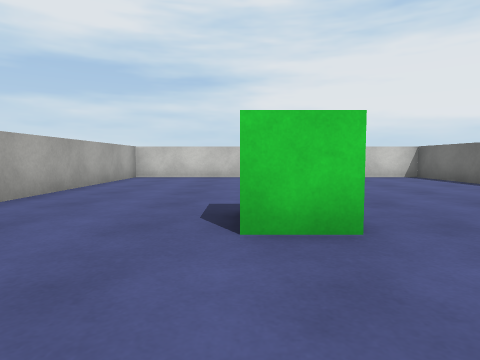
[1] (above)

24 first-person views from a walk through a scene from a Unity 3-D project. The camera is 0.62 m above the floor, tilts 4° down and sees 75° across. The floor is counted in squares, 1 m on a side. Each view is taken from the middle of a square. On the plan, view 1 faces up. The plan holds only what a view shows up to about 9 squares ahead; the rest is blank. The place goes on beyond the plan. Surface patterns are stand-ins for the level's own textures.

[2]
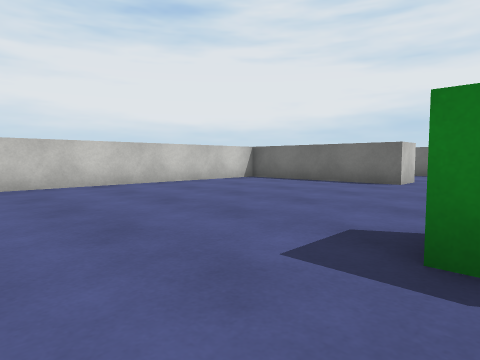

[3]
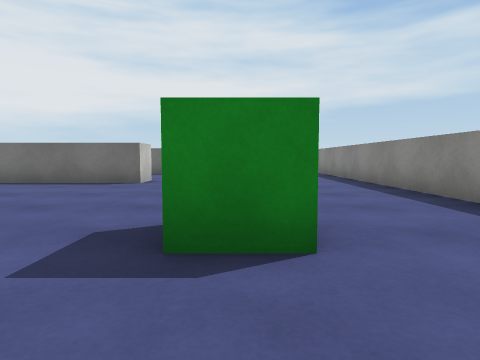

[4]
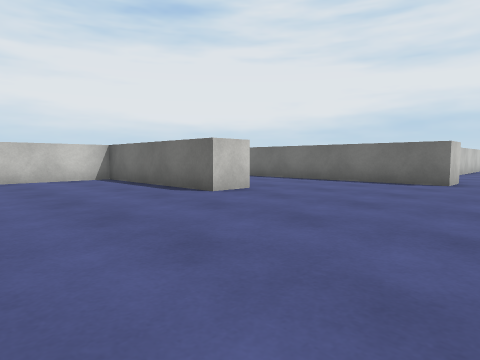

[5]
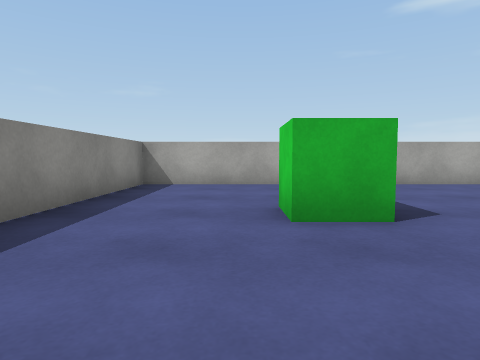

[6]
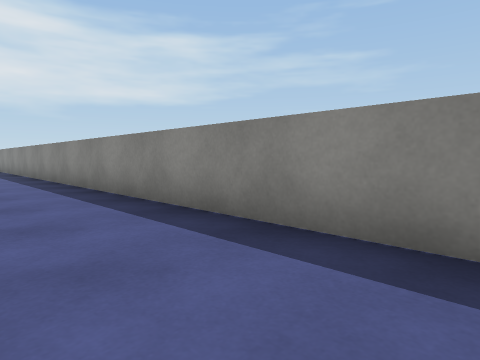

[7]
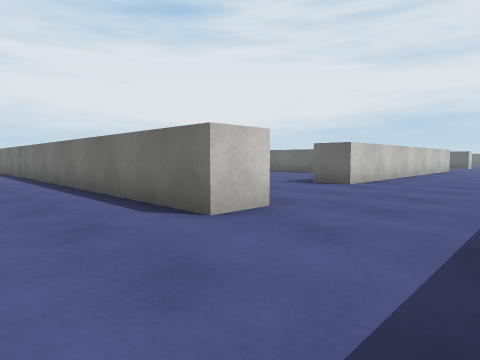

[8]
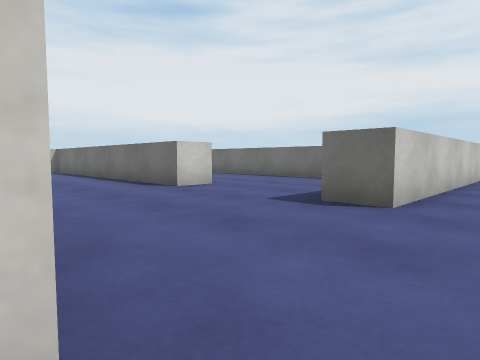

[9]
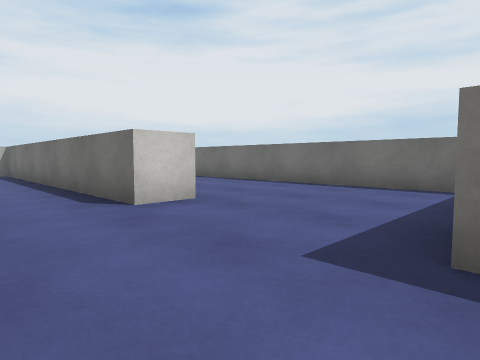

[10]
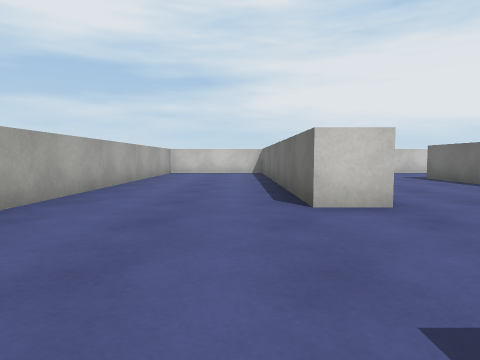

[11]
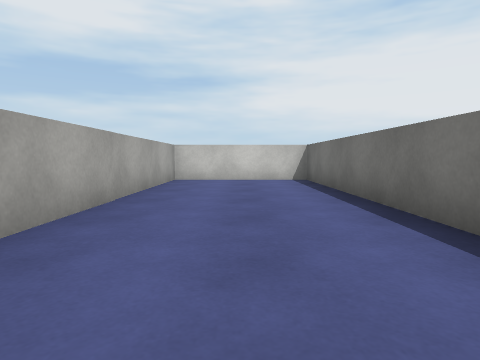

[12]
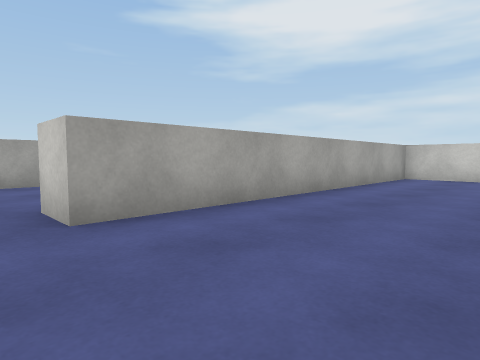

[13]
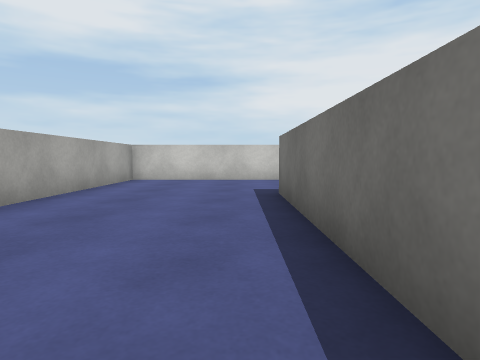

[14]
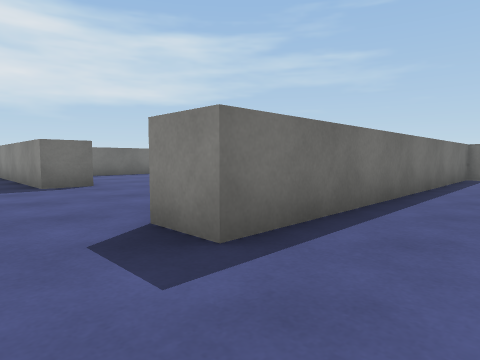

[15]
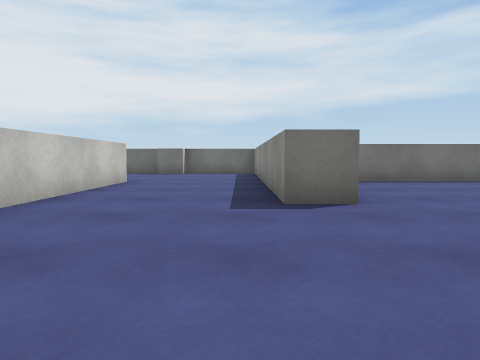

[16]
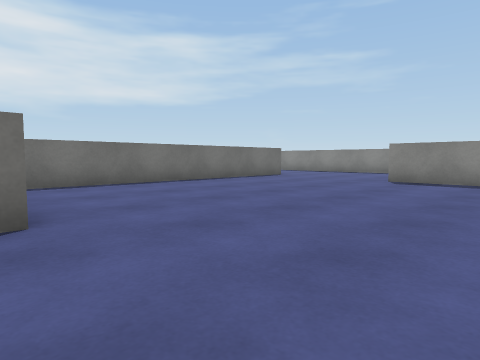

[17]
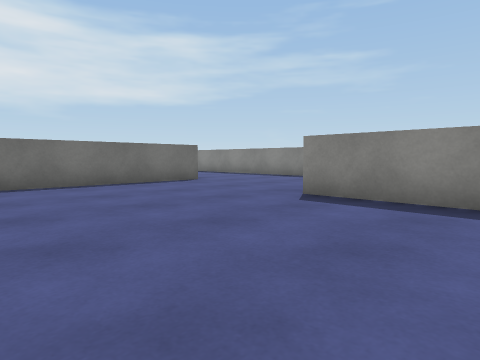

[18]
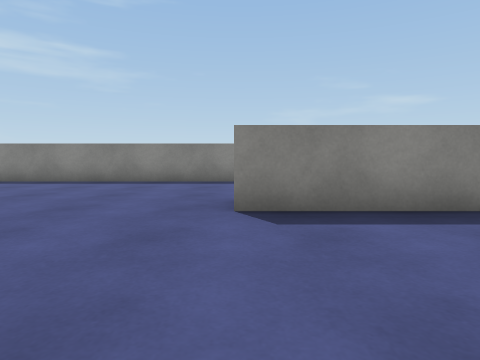

[19]
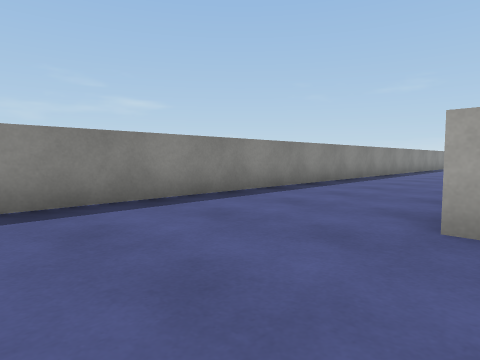

[20]
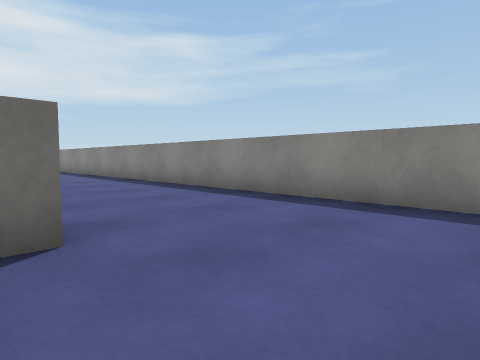

[21]
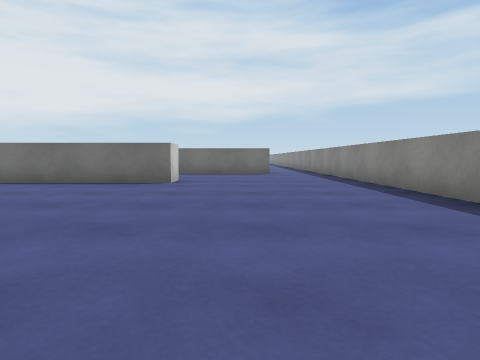

[22]
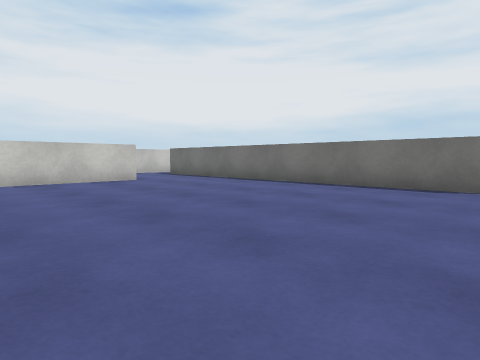

[23]
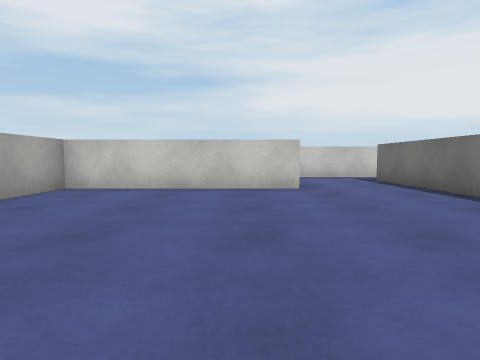

[24]
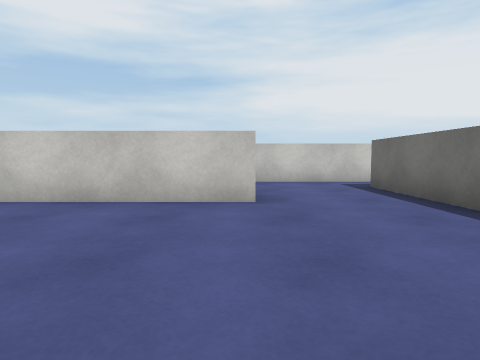

### Floor plan
Points are (right, up) in squares from view 1. A wall is a line through its corners. A room is listed if a view was taken in it or the views show most of it. See-through windows are left out.
Room 1 (views 1, 2, 3, 4, 5, 6, 7, 8)
walls: (6.9, 5.5) (5.8, 5.5) (5.8, 10.2) (-1.1, 10.2); (-3.4, 9.1) (-3.4, -0.3) (11.5, -0.3); (11.2, 2.6) (10.2, 2.6) (10.2, 4.6)
ways out: opening at (12, 1) to room 2; opening at (8.5, 5.5)
objects: green cube (0, 3) to (1, 3)
Room 2 (views 9, 10, 11, 12, 13, 14, 15, 16, 17, 18, 19, 20, 21, 22, 23, 24)
walls: (25.2, 12.4) (25.2, 13.5) (30, 13.5); (29.2, 17) (24.8, 17); (20.1, 17) (15.9, 17) (15.9, 7.9) (14.9, 7.9) (14.9, 17) (11.2, 17) (11.2, 7.6); (35.2, 12.4) (30.4, 12.4) (30.4, 10.6); (22.1, 4.4) (25.1, 4.4); (29.4, 3.2) (29.4, 11.6); (19.7, 4.4) (19.7, 13.5) (20.8, 13.5); (21.5, 3.4) (14.9, 3.4) (14.9, 4.5); (38.5, 16.2) (35.4, 16.2); (38.5, 4.7) (37.8, 4.7) (37.8, 14.8); (19.5, -0.3) (38.5, -0.3); (11.5, -0.3) (13.5, -0.3)
ways out: opening at (12, 1) to room 1

Positions as (right, up) in squares from view 1, and headings:
1: (0, 0), facing up
2: (-2, 3), facing up-right
3: (-2, 3), facing right
4: (2, 1), facing up-right
5: (4, 2), facing left
6: (3, 2), facing down-right
7: (8, 0), facing up-right
8: (11, 2), facing up-right
9: (13, 4), facing up-right
10: (14, 4), facing up
11: (13, 8), facing up
12: (19, 7), facing up-left
13: (19, 8), facing up
14: (18, 15), facing down-right
15: (21, 14), facing right
16: (22, 13), facing down-right
17: (22, 9), facing down-right
18: (25, 8), facing down
19: (28, 4), facing down-left
20: (27, 4), facing down-right
21: (30, 3), facing right
22: (31, 4), facing up-right
23: (34, 6), facing up
24: (35, 8), facing up
